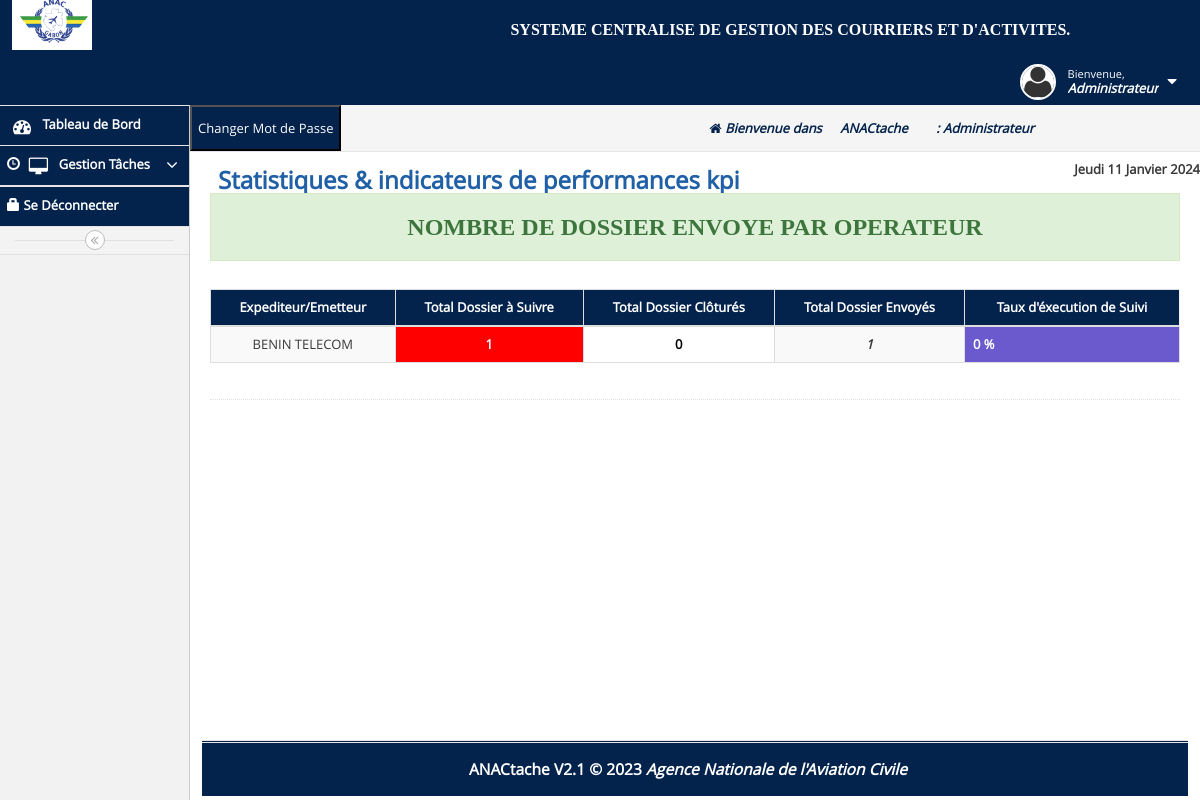
Screenshot of /ANAC/stat_nombre_dossier_envoyer_operateur.php (signed in) with the database file from the repository.
### tables this page shows
CREATE TABLE `suivi_tache` (
  `idtache` int(4) UNSIGNED ZEROFILL NOT NULL,
  `idemetteur` int(11) NOT NULL COMMENT 'expediteur/exploitant envye dossier',
  `idattributeur` int(11) NOT NULL COMMENT 'RMO ANAC',
  `numeroodre` int(11) NOT NULL,
  `numat` int(4) UNSIGNED ZEROFILL NOT NULL,
  `objettache` varchar(255) NOT NULL,
  `idstatuttache` int(11) NOT NULL,
  `dateattribution` date NOT NULL,
  `dateprovisiore` date NOT NULL,
  `datereponsereltache` date NOT NULL,
  `observation_attribution` varchar(255) NOT NULL,
  `observation_retour` varchar(255) NOT NULL,
  `typetache` varchar(255) NOT NULL,
  `dateheuresaisi` varchar(255) NOT NULL,
  `datecloture` date NOT NULL COMMENT 'date cloture tache',
  `numcourier_ref_anac` int(11) NOT NULL COMMENT 'AJOUT PO',
  `dateenrgecouranac` date NOT NULL,
  `idorga` int(4) NOT NULL COMMENT 'NOM DE L''ORGANISME A AGREER',
  `formutilise` int(4) UNSIGNED ZEROFILL NOT NULL COMMENT 'POUR INSERER idformutilise D LA TABLE FORMULAIR',
  `idpersoaero` int(3) UNSIGNED ZEROFILL NOT NULL,
  `idaeronef` int(3) UNSIGNED ZEROFILL NOT NULL,
  `iddomaine` int(3) UNSIGNED ZEROFILL NOT NULL,
  `datereprisecomplema` date NOT NULL COMMENT 'Date reprise dossier pour complement',
  `suividoc` varchar(50) NOT NULL COMMENT 'suivi du doc  Manque/Signature/Réception/Courrier départ',
  `enregistredans` varchar(20) NOT NULL,
  `datereunion` date NOT NULL COMMENT 'DATE reunion, investigation ou Inspection: date reunion',
  `separer_tache_dj_anac` varchar(89) NOT NULL COMMENT 'pour dire TACHE DG OU ANACA GENERAL',
  `documadelivre` int(4) UNSIGNED ZEROFILL NOT NULL COMMENT 'POUR INSERER iddocdelivre DE LA TABLE DOCUMEMDELIVR',
  `fichier` varchar(200) NOT NULL COMMENT 'pour inserer le fichier delivr',
  `taille` varchar(200) NOT NULL,
  `file_url` varchar(225) NOT NULL COMMENT 'pour inserer le fichier delivr',
  `file_url_courier_entrant` varchar(255) NOT NULL COMMENT 'pour inserer le courrier',
  `fichier_courrier_entrant` varchar(255) NOT NULL COMMENT 'pour inserer courrier '
);

CREATE TABLE `emetteur_tache` (
  `idemetteur` int(4) NOT NULL,
  `numat` int(4) NOT NULL,
  `dateheuresaisi` varchar(100) NOT NULL,
  `nomemetteur` varchar(255) DEFAULT NULL
);

### ANAC/stat_nombre_dossier_envoyer_operateur.php (the view, shortened to what this page needs)
<?php
include('entete.php');
include('menu.php');
?>
        <div class="sidebar-toggle sidebar-collapse" id="sidebar-collapse">
          <i class="ace-icon fa fa-angle-double-left" data-icon1="ace-icon fa fa-angle-double-left" data-icon2="ace-icon fa fa-angle-double-right"></i>
        </div>
      </div>
      <div class="main-content"  >
        <div class="main-content-inner">
          <div class="breadcrumbs" id="breadcrumbs">
            <button title="Changer votre mot de passe" type="button"name="majpwd" id="majpwd" data-toggle="modal" data-target="#add_data_Modal_mdp_forget" style="background-color:#03224c;color:white">Changer Mot de Passe </button></a></li>
                   <B><I style="color:#03224c;font-weight:bold">
                    <i class="ace-icon fa fa-home home-icon"></i>  Bienvenue dans
                    <ul class="breadcrumb">
              <li>
                <B style="color:#03224c;font-weight:bold">ANACtache</B>
              </li>
            </ul>
                      :<?php echo  ' ' .$_SESSION['user']['prenag']?>
                         <?php echo  ' ' .$_SESSION['user']['nomag']?></I></B>
          </div>
          <div class="page-content">
            <div class="ace-settings-container" id="ace-settings-container">
              <strong class="#2060a6">
                     <?php
                              $nom_jour_fr = array("Dimanche", "Lundi", "Mardi", "Mercredi", "Jeudi", "Vendredi", "Samedi");
                              $mois_fr = Array("", "Janvier", "Février", "Mars", "Avril", "Mai", "Juin", "Juillet", "Aout",
                                  "Septembre", "Octobre", "Novembre", "Decembre");
                          list($nom_jour, $jour, $mois, $annee) = explode('/', date("w/d/n/Y"));
                                                    echo $nom_jour_fr[$nom_jour].' '.$jour.' '.$mois_fr[$mois].' '.$annee;
                          ?>
                  </strong>
            </div>
            <div class="page-header">
              <h1 style="color:#2060a6;font-weight:bold">
                Statistiques & indicateurs de performances kpi
              </h1>
            <div class="row">
              <div class="col-xs-12">
                <div class="alert alert-block alert-success">
                     <center><font face="candara" FONT size="5"> <B>NOMBRE DE DOSSIER ENVOYE PAR OPERATEUR </B></font></center>
                </div>
                <div class="row">
                  <div class="col-xs-12">
                    <div class="clearfix">
                    </div>
                     <?php
                                      require_once("../param_connexion_bdd/connexiobddAJAX.php");
                                        $requete="SELECT suivi_tache.idtache,suivi_tache.idemetteur,emetteur_tache.nomemetteur,
                                                       (COUNT(*)-(SUM(IF(suivi_tache.idstatuttache=5, 1, 0)))) AS tauxexecutionTOTAL,
                                                       (SUM(IF(suivi_tache.idstatuttache=5, 1, 0))) AS tauxexecutioncloture,
                                                        ROUND(((((SUM(IF(suivi_tache.idstatuttache=5, 1, 0)))) / (COUNT(*)))*100),2) AS tauxexecution,
                                                         COUNT(*) AS nbredetache
                                                          FROM suivi_tache,emetteur_tache
                                                          WHERE suivi_tache.idemetteur=emetteur_tache.idemetteur
                                                             AND suivi_tache.separer_tache_dj_anac='ANAC'
                                                              GROUP BY suivi_tache.idemetteur
                                                              ORDER BY emetteur_tache.nomemetteur ";
                                        $reponse = mysqli_query($db, $requete) or die (mysqli_error($db));
                             ?>
                    <div>
                      <table id="dynamic-table" class="table table-striped table-bordered table-hover">
                        <thead>
                          <tr>
                            <th style="background-color:#03224c;color:white"><center>Expediteur/Emetteur</center></th>
                            <th style="background-color:#03224c;color:white"><center>Total Dossier à Suivre</center></th>
                            <th style="background-color:#03224c;color:white"><center>Total Dossier Clôturés</center></th>
                            <th style="background-color:#03224c;color:white"><center>Total Dossier Envoyés</center></th>
                            <th style="background-color:#03224c;color:white"><center>Taux d'éxecution de Suivi </center></th>
                          </tr>
                        </thead>
                        <tbody>
                                                <?php
                                                            while($res=mysqli_fetch_assoc($reponse)){
                                                               $tauxexecution=$res['tauxexecution'];
                                                              $tauxexecutionTOTAL=$res['tauxexecutionTOTAL'];
                                                              $tauxexecutioncloture=$res['tauxexecutioncloture'];
                                                ?>
                          <tr>
         <td><center><?php echo  $res['nomemetteur'];?></center></td>
                        <?php
                                      if ($tauxexecutionTOTAL <= 0)
                                            {
            echo '<td style="background-color:white;color:black"><a style="color:red;font-weight:bold;color:black" ><center> '.$tauxexecutionTOTAL.' </center> </a></td>';
                                            }
                                                             else {
        echo '<td id="DivClignotante" style=visibility:visible;background-color:RED;color:white"><a style="color:white;font-weight:bold" ><center>'.$tauxexecutionTOTAL.' </center> </a></td></div>';
                      ;}?>
                        <?php
                                      if ($tauxexecutioncloture <= 0)
                                            {
            echo '<td style="background-color:white;color:black"><a style="color:red;font-weight:bold;color:black" >
                            <center>'.$tauxexecutioncloture.'</center> </a></td>';
                                            }
                                                             else {
        echo '<td  style=visibility:visible;background-color:green;color:white"><a style="color:white;font-weight:bold" > <center>'.$tauxexecutioncloture.'</center></a></td></div>';
                      ;}?>
          <td  > <center><b><i><?php echo  $res['nbredetache'];?></i></b></center></td>
                                 <td style="background-color:SlateBlue;color:white">
                                    <?php
                                            if ($res['tauxexecution']=='0')
                                                      {
                                                echo '<b style="color:white;font-weight:bold"> 0 %</b>';
                                                       }
                                              else {
                                 echo '<center><b>  '.$tauxexecution.' % </center></b>';
                                                    }
                                    ?>
                                 </td>
                             <?php }?>
                    </div>
                  </div>
                </div>
              </div>
              </div>
            </div>
          </div>
        </div>
      </div>
        <?php include('pied.php');?>
  </body>
</html>

### rows the page displays
suivi_tache: idemetteur.nomemetteur "BENIN TELECOM", tauxexecutionTOTAL "1", tauxexecutioncloture "0", nbredetache "1"

### other values shown
$_SESSION['user']['nomag'] "Administrateur"
$nom_jour_fr[$nom_jour] "Jeudi"
$jour "11"
$mois_fr[$mois] "Janvier"
$annee "2024"
